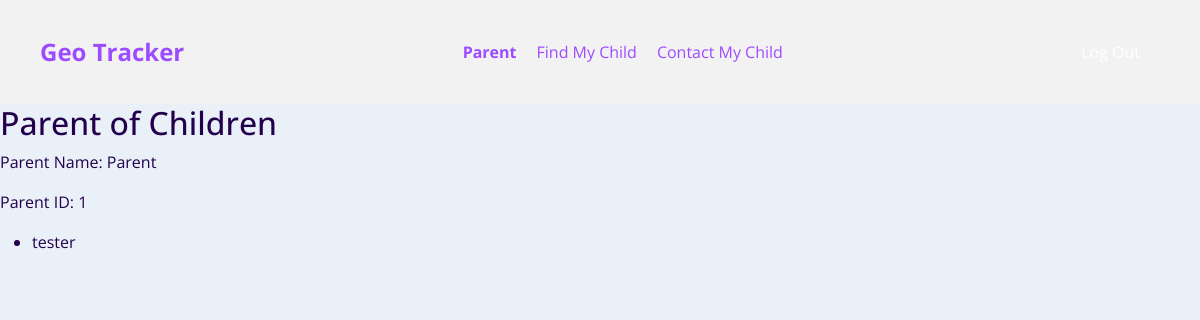
The app's page / (signed in) with its own data.
### geolocation_app/models.py (models this page shows)
class User(AbstractUser):
    password = models.CharField(max_length=128, default='default_password')

class Parent(models.Model):
    user = models.OneToOneField(User, on_delete=models.CASCADE)
    phone_number = models.TextField(null=True)
    def __str__(self):
        return self.user.username

class Child(models.Model):
    user = models.OneToOneField(User, on_delete=models.CASCADE)
    parent = models.ForeignKey(Parent, on_delete=models.CASCADE)
    phone_number = models.TextField(null=True)
    latitude = models.FloatField(null=True)
    longitude = models.FloatField(null=True)
    def __str__(self):
        return self.user.username

### geolocation_app/views.py (the view)
# urls.py: path('', views.index, name='index'),
def index(request):
    parent = None
    children = None
    is_child = False
    parent_id = None
    message = None
    if request.user.is_authenticated:
        try:
            parent = Parent.objects.get(user=request.user)
            children = Child.objects.filter(parent=parent)
            parent_id = parent.id
        except Parent.DoesNotExist:
            try:
                child = Child.objects.get(user=request.user)
                parent = child.parent
                children = [child]
                is_child = True
            except Child.DoesNotExist:
                pass
    return render(request, 'geolocation_app/index.html', {
        'parent': parent,
        'children': children,
        'is_child': is_child,
        'parent_id': parent_id,
        'message': message
    })

### geolocation_app/templates/geolocation_app/index.html (shortened to what this page needs)
{% extends "geolocation_app/layout.html" %}
{% block body %}
    {% if is_child %}
        <div id="map"></div>
        <input type="hidden" name="csrfmiddlewaretoken" value="{{ csrf_token }}">
    {% else %}
        {% if user.is_authenticated %}
            {% if parent and not children %}
            {% elif children and parent %}
                <h2>Parent of Children</h2>
                <p>Parent Name: {{ parent }}</p>
                <p>Parent ID: {{ parent_id }}</p>
                <ul>
                    {% for child in children %}
                        <li>{{ child }}</li>
                    {% endfor %}
                </ul>
            {% endif %}
        {% endif %}
    {% endif %}
{% endblock %}

### geolocation_app/templates/geolocation_app/layout.html (shortened to what this page needs)
{% load static %}
<!DOCTYPE html>
<html lang="en">
<head>
    <link href="https://cdn.jsdelivr.net/npm/remixicon@2.5.0/fonts/remixicon.css" rel="stylesheet">
    <link href="https://cdn.jsdelivr.net/npm/bootstrap@5.3.0/dist/css/bootstrap.min.css" rel="stylesheet">
    <link href='https://cdn.jsdelivr.net/npm/boxicons@2.0.5/css/boxicons.min.css' rel='stylesheet'>
    <link rel="stylesheet" href="{% static 'geolocation_app/styles.css' %}">
</head>
<body>
    <div class="hero">
        <nav>
            <a class="logo" href="{% url 'index' %}">Geo Tracker</a>
            <ul>
                {% if user.is_authenticated %}
                    <li><a href="{% url 'index' %}"><strong>{{ request.user.username }}</strong></a></li>
                {% endif %}
                {% if user.is_authenticated %}
                    {% if not is_child %}
                        <li><a href="{% url 'find_child' %}">Find My Child</a></li>
                    {% endif %}
                    {% if not is_child %}
                    <li><a href="{% url 'contact_child' %}">Contact My Child</a></li>
                    {% else %}
                    <li><a href="{% url 'contact_child' %}">Contact My Parent</a></li>
                    {% endif %}
                {% else %}
                    <li><a href="{% url 'login' %}">Log In</a></li>
                    <li><a href="{% url 'register' %}">Register</a></li>
                {% endif %}
            </ul>
            {% if user.is_authenticated %}
                <button type="button"><a href="{% url 'logout' %}">Log Out</a></button>
            {% endif %}
        </nav>
    </div>
    <div class="body">
        {% block body %}
        {% endblock %}
    </div>
</body>
</html>

### geolocation_app/static/geolocation_app/styles.css (style rules this page uses)
:root { --first-color: #9D4BFF; --first-color-dark: #23004D; --first-color-light: #A49EAC; --first-color-lighten: #F2F2F2; --body-font: 'Open Sans', sans-serif; --h1-font-size: 1.5rem; --normal-font-size:.938rem; --small-font-size:.813rem; }
@media screen and (min-width: 768px) { :root { --normal-font-size: 1rem; --small-font-size:.875rem; } }
*,::before,::after { box-sizing: border-box; }
body { margin: 0; padding: 0; font-family: var(--body-font); font-size: var(--normal-font-size); color: var(--first-color-dark); }
a { text-decoration: none; }
body { font-family: 'Open Sans', sans-serif; margin: 0; padding: 0; background-color: #e9f0f7; }
.hero { background-color: #F2F2F2; color: #9D4BFF; padding: 20px; text-align: center; }
.hero nav { display: flex; justify-content: space-between; align-items: center; background-color: var(--navbar-background-color); padding: 10px 20px; }
.hero nav ul { list-style: none; margin: 0; padding: 0; display: flex; gap: 20px; }
.hero nav li { margin: 0; }
.hero nav a { color: var(--navbar-link-color); text-decoration: none; transition: color 0.3s ease; }
.hero .logo { font-size: 24px; font-weight: bold; color: var(--navbar-link-color); }
.hero button[type="button"] { background-color: var(--button-background-color); color: #fff; border: none; padding: 10px 20px; font-size: 16px; cursor: pointer; transition: background-color 0.3s ease; }

### records on screen
User: user.username "Parent"
Parent: user.username "Parent"
Child: user.username "tester"

### other values on screen
{{ parent_id }} "1"
